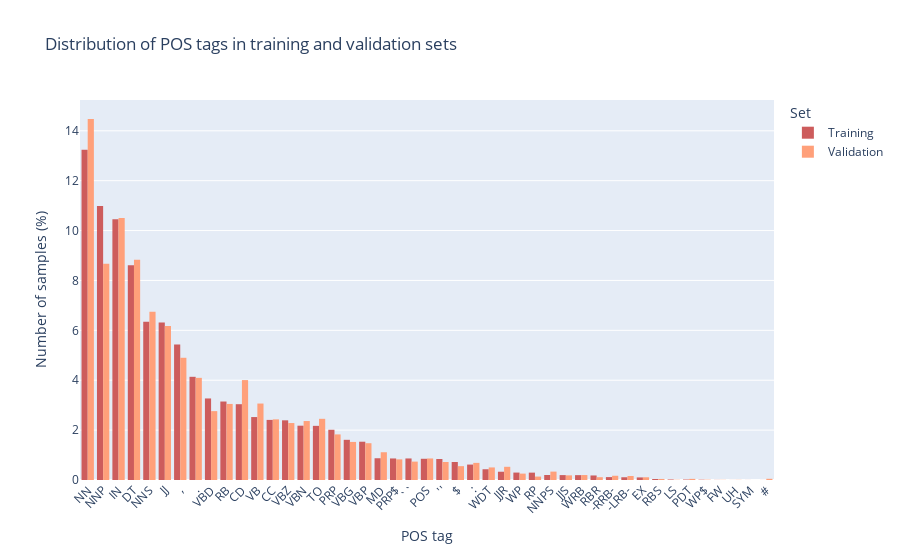

Source (notebook cell):
### Code cell
fig = px.histogram(
    tag_counts,
    x='index',
    y='value',
    color='variable',
    title='Distribution of POS tags in training and validation sets',
    barmode='group',
    histnorm='percent',
    labels={
        "variable": "Set"
    },
    color_discrete_sequence=[
        'indianred',
        'lightsalmon'
    ]
)
fig.update_layout(yaxis_title="Number of samples (%)", xaxis_title="POS tag", xaxis_tickangle=-45,)
fig.show()

### Figure 1 — Plotly figure (JSON) as saved in the notebook; plotly's stock layout.template omitted (floating-point values rounded to 4 significant figures)
{"data": [{"alignmentgroup": "True", "bingroup": "x", "histfunc": "sum", "histnorm": "percent", "hovertemplate": "Set=Training<br>index=%{x}<br>percent of sum of value=%{y}<extra></extra>", "legendgroup": "Training", "marker": {"color": "indianred", "pattern": {"shape": ""}}, "name": "Training", "offsetgroup": "Training", "orientation": "v", "showlegend": true, "type": "histogram", "x": ["NN", "NNP", "IN", "DT", "NNS", "JJ", ",", ".", "VBD", "RB", "CD", "VB", "CC", "VBZ", "VBN", "TO", "PRP", "VBG", "VBP", "MD", "PRP$", "``", "POS", "''", "$", ":", "WDT", "JJR", "WP", "RP", "NNPS", "JJS", "WRB", "RBR", "-RRB-", "-LRB-", "EX", "RBS", "LS", "PDT", "WP$", "FW", "UH", "SYM", "#"], "xaxis": "x", "y": [6270, 5202, 4952, 4076, 3004, 2992, 2571, 1959, 1548, 1490, 1439, 1195, 1141, 1133, 1031, 1028, 954, 763, 727, 413, 409, 409, 403, 399, 342, 293, 204, 157, 141, 140, 95, 93, 92, 86, 55, 52, 49, 19, 10, 9, 6, 2, 1, 1, 1], "yaxis": "y"}, {"alignmentgroup": "True", "bingroup": "x", "histfunc": "sum", "histnorm": "percent", "hovertemplate": "Set=Validation<br>index=%{x}<br>percent of sum of value=%{y}<extra></extra>", "legendgroup": "Validation", "marker": {"color": "lightsalmon", "pattern": {"shape": ""}}, "name": "Validation", "offsetgroup": "Validation", "orientation": "v", "showlegend": true, "type": "histogram", "x": ["NN", "NNP", "IN", "DT", "NNS", "JJ", ",", ".", "VBD", "RB", "CD", "VB", "CC", "VBZ", "VBN", "TO", "PRP", "VBG", "VBP", "MD", "PRP$", "``", "POS", "''", "$", ":", "WDT", "JJR", "WP", "RP", "NNPS", "JJS", "WRB", "RBR", "-RRB-", "-LRB-", "EX", "RBS", "LS", "PDT", "WP$", "FW", "UH", "SYM", "#"], "xaxis": "x", "y": [4513, 2704, 3275, 2754, 2102, 1924, 1528, 1277, 861, 951, 1249, 956, 758, 712, 737, 765, 570, 476, 460, 347, 258, 230, 269, 225, 173, 214, 157, 165, 80, 43, 105, 58, 62, 35, 53, 50, 34, 13, 3, 14, 4, 2, 2, null, 15], "yaxis": "y"}], "layout": {"barmode": "group", "legend": {"title": {"text": "Set"}, "tracegroupgap": 0}, "title": {"text": "Distribution of POS tags in training and validation sets"}, "xaxis": {"anchor": "y", "domain": [0, 1], "tickangle": -45, "title": {"text": "POS tag"}}, "yaxis": {"anchor": "x", "domain": [0, 1], "title": {"text": "Number of samples (%)"}}}}
